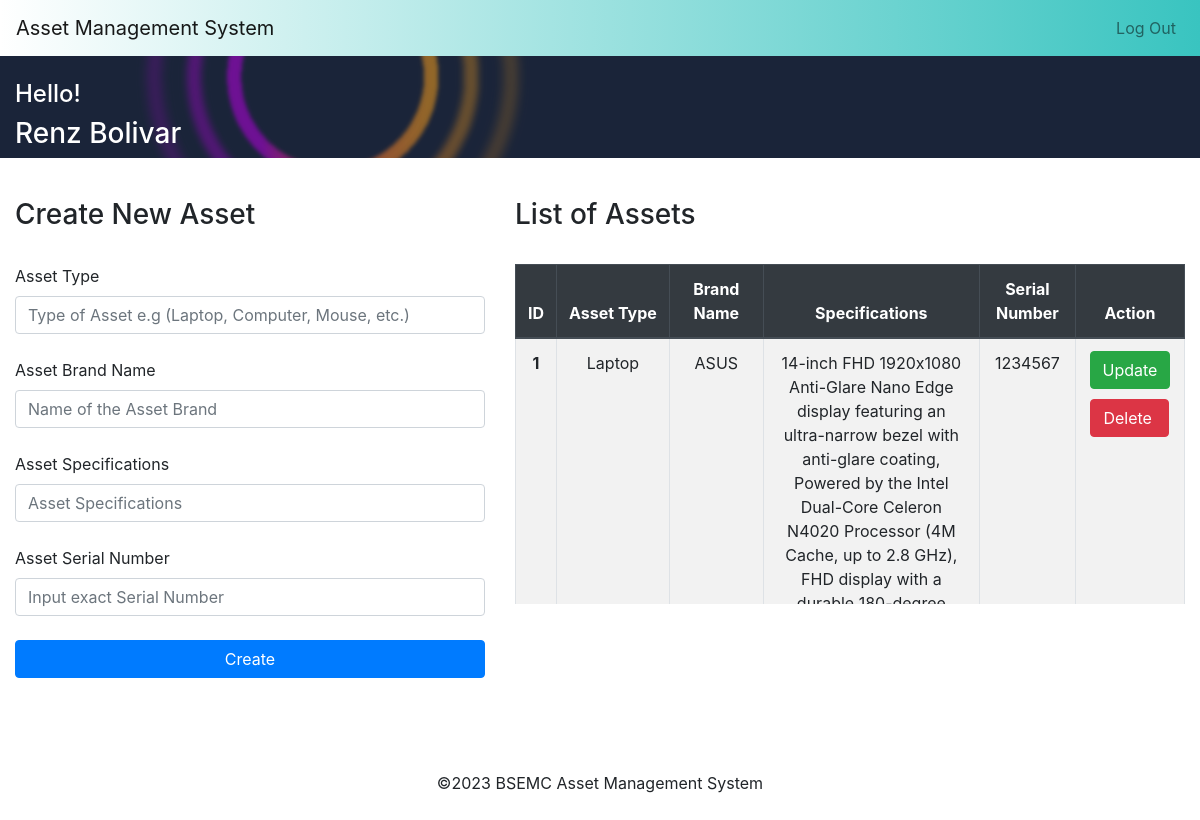
/home.php (signed in), run on the app's committed database.
### tables this page shows
CREATE TABLE `asset` (
  `id` int(11) NOT NULL,
  `device` varchar(255) NOT NULL,
  `brand` varchar(255) NOT NULL,
  `specs` varchar(255) NOT NULL,
  `serialno` int(255) NOT NULL
);

### php/asset.php (called while the page is built)
<?php
if (isset($_SESSION['username']) && isset($_SESSION['id'])) {
$sql = "SELECT * FROM asset ORDER BY id ASC";
$res = mysqli_query($conn, $sql);
}
else{
	header("Location: index.php");
}

### home.php (the view, shortened to what this page needs)
<?php
include "db_conn.php";
if (isset($_SESSION['username']) && isset($_SESSION['id'])) { ?>
<!DOCTYPE html>
<html>
<head>
  	<link rel="stylesheet" href="https://cdn.jsdelivr.net/npm/bootstrap@4.6.2/dist/css/bootstrap.min.css">
</head>
<body>
<nav class="navbar navbar-expand-md navbar-light navcustom">
  	<a class="navbar-brand">Asset Management System</a>
  	<div class="collapse navbar-collapse" id="collapsibleNavbar">
    		<ul class="navbar-nav ml-auto">
      		<li class="nav-item">
        			<a class="nav-link" href="logout.php">Log Out</a>
      		</li>
    		</ul>
  	</div>
</nav>
<div class="container-fluid bg-image" style="background-image: url('img/bg2.png'); width: 100%;">
	<div class="row">
		<div class="col-sm-12">
      		<?php if ($_SESSION['role'] == 'Admin') {?>
			<br><h4 style="color: white;">Hello!</h4><h3 style="color: white;"><?=$_SESSION['name']?></h3>
		</div>
	</div>
</div>
<div class="container-fluid" style="margin-top:40px;">
	<form action="php/createU.php" method="post">
		<div class="row">
			<div class="col-sm-5">
				<h3>Create New User</h3><br>
				<?php if (isset($_GET['error'])) { ?>
				<div class="alert alert-danger" role="alert">
				<?php echo $_GET['error']; ?>
				</div>
				<?php } ?>
				<?php if (isset($_GET['created'])) { ?>
				<div class="alert alert-success" role="alert">
				<?= htmlspecialchars($_GET['created']); ?>
				</div>
				<?php } ?>
				<label> Name </label>
				<input type="text" class="form-control" id="name" name="name" placeholder="Complete Name" autocomplete="off"><br>
				<label> Username </label>
				<input type="text" class="form-control" id="username" name="username" placeholder="Preferred Username" autocomplete="off"><br>
				<label> Password </label>
				<input type="password" class="form-control" id="password" name="password" placeholder="Password" autocomplete="off"><br>
				<label> User Type </label>
				<select class="form-control" name="role">
					<option disabled>Please select..</option>
					<option>Supervisor</option>
					<option>Admin</option>
					<option>IT Staff</option>
					<option>Agent</option>
				</select><br>
				<button type="submit" class="btn btn-primary" name="create" style="width:100%; margin-bottom: 30px;">Create</button>
	</form>
</div>
<div class="col-sm-7">
	<?php include 'php/members.php';
      if (mysqli_num_rows($res) > 0) {?>
		<h3>User Accounts</h3><br>
		<?php if (isset($_GET['success'])) { ?>
		<div class="alert alert-success" role="alert">
			<?= htmlspecialchars($_GET['success']); ?>
		</div>
		<?php } ?>
		<?php if (isset($_GET['deleted'])) { ?>
		<div class="alert alert-success" role="alert">
			<?= htmlspecialchars($_GET['deleted']); ?>
		</div>
		<?php } ?>
		<div class="table-responsive table-wrapper">
			<table class="table text-center table table-striped table-bordered">
				<thead class="thead-dark">
					<tr>
						<th scope="col">ID</th>
						<th scope="col">Name</th>
						<th scope="col">User Name</th>
						<th scope="col">Role</th>
						<th scope="col">Action</th>
					</tr>
				</thead>
				<tbody>
				<?php
				$i =1;
				  	while ($rows = mysqli_fetch_assoc($res)) {?>
				   	<tr>
				      	<th scope="row"><?=$i?></th>
				      	<td><?=$rows['name']?></td>
				      	<td><?=$rows['username']?></td>
				      	<td><?=$rows['role']?></td>
				      	<td><a href="updateusers.php?id=<?=$rows['id']?>" class="btn btn-success" style="margin-bottom: 10px;">Update</a>
				      		<a href="php/deleteU.php?id=<?=$rows['id']?>" class="btn btn-danger" style="margin-bottom: 10px;">&nbsp;Delete&nbsp;</a>
			      		</td>
				   	</tr>
				<?php $i++; }?>
				</tbody>
			</table>
		</div>
		<?php }?>
	</div>
</div>
<div class="container-fluid">
	<div class="row">
		<div class="col-sm-12">
      		<?php } else if ($_SESSION['role'] == 'Supervisor'){ ?>
			<br><h4 style="color: white;">Hello!</h4><h3 style="color: white;"><?=$_SESSION['name']?></h3>
		</div>
	</div>
</div>
<div class="container-fluid" style="margin-top:40px;">
	<form action="php/createA.php" method="post">
		<div class="row">
			<div class="col-sm-5">
				<h3>Create New Asset</h3><br>
				<label> Asset Type </label>
				<input type="text" class="form-control" id="device" name="device" placeholder="Type of Asset e.g (Laptop, Computer, Mouse, etc.)" autocomplete="off"><br>
				<label for="brand"> Asset Brand Name </label>
				<input type="text" class="form-control" id="brand" name="brand" placeholder="Name of the Asset Brand" autocomplete="off" oninput="this.value = this.value.toUpperCase();"><br>
				<label> Asset Specifications </label>
				<input type="text" class="form-control" id="specs" name="specs" placeholder="Asset Specifications" autocomplete="off"><br>
				<label> Asset Serial Number </label>
				<input type="text" class="form-control" id="serialno" name="serialno" placeholder="Input exact Serial Number" autocomplete="off" maxlength="7"><br>
				<button type="submit" class="btn btn-primary" name="create" style="width:100%; margin-bottom: 30px;">Create</button>
	</form>
</div>
<div class="col-sm-7">
	<?php include 'php/asset.php';
      if (mysqli_num_rows($res) > 0) {?>
	<h3>List of Assets</h3><br>
	<div class="table-responsive table-wrapper2">
		<table class="table text-center table table-striped table-bordered">
			<thead class="thead-dark">
				<tr>
					<th scope="col">ID</th>
					<th scope="col">Asset Type</th>
					<th scope="col">Brand Name</th>
					<th scope="col">Specifications</th>
					<th scope="col">Serial Number</th>
					<th scope="col">Action</th>
				</tr>
			</thead>
			<tbody>
	<?php
			$i =1;
				while ($rows = mysqli_fetch_assoc($res)) {?>
				<tr>
				    <th scope="row"><?=$i?></th>
				    <td><?=$rows['device']?></td>
				    <td><?=$rows['brand']?></td>
				    <td><?=$rows['specs']?></td>
				    <td><?=$rows['serialno']?></td>
				    <td><a href="updateAss.php?id=<?=$rows['id']?>" class="btn btn-success" style="margin-bottom: 10px;">Update</a>
				     		<a href="php/deleteAss.php?id=<?=$rows['id']?>" class="btn btn-danger" style="margin-bottom: 10px;"> Delete&nbsp;</a>
			     	</td>
				</tr>
	<?php $i++; }?>
			</tbody>
		</table>
	</div>
	<?php }?>
</div>
      		<?php } else if ($_SESSION['role'] == 'IT Staff'){ ?>
			<br><h4 style="color: white;">Hello!</h4><h3 style="color: white;"><?=$_SESSION['name']?></h3>
		</div>
	</div>
</div>
<div class="container-fluid">
	<?php include 'php/reqdev.php';
      if (mysqli_num_rows($res) > 0) {?>
	<br><br><h3>IT Staff Management</h3><br>
	<?php if (isset($_GET['updated'])) { ?>
	<div class="alert alert-success" role="alert">
		<?= htmlspecialchars($_GET['updated']); ?>
	</div>
	<?php } ?>
	<div class="table-responsive table-wrapper2">
		<table class="table text-center table table-striped table-bordered">
			<thead class="thead-dark">
				<tr>
					<th scope="col">ID</th>
					<th scope="col">Agent Name</th>
					<th scope="col">Asset</th>
					<th scope="col">Asset Brand</th>
					<th scope="col">Specifications</th>
					<th scope="col">Serial Number</th>
					<th scope="col">Date Requested</th>
					<th scope="col">Date Released</th>
					<th scope="col">Status</th>
					<th scope="col">Action</th>
				</tr>
			</thead>
			<tbody>
	<?php
			$i =1;
				while ($rows = mysqli_fetch_assoc($res)) {?>
				<tr>
				      <th scope="row"><?=$i?></th>
				      <td><?=$rows['agent']?></td>
				      <td><?=$rows['device']?></td>
				      <td><?=$rows['brand']?></td>
				      <td><?=$rows['specs']?></td>
				      <td><?=$rows['serialno']?></td>
				      <td><?=$rows['currentdate']?></td>
				      <td><?=$rows['daterel']?></td>
				      <td><?=$rows['status']?></td>
				      <td><a href="updatereqdev.php?id=<?=$rows['id']?>" class="btn btn-success" style="margin-bottom: 10px;">Update</a>
				      	<a href="php/deleteReq.php?id=<?=$rows['id']?>" class="btn btn-danger" style="margin-bottom: 10px;"> Delete&nbsp;</a>
			      	</td>
				</tr>
	<?php $i++; }?>
			</tbody>
		</table>
	</div>
	<?php }?>
</div>
</div>
	</div>
</div>
<div class="container-fluid">
	<div class="row">
		<div class="col-sm-12">
    <?php } ?>
<footer class="page-footer font-small blue">
  	<div class="text-center d-flex justify-content-center align-items-center" style="height: 90px; margin-top: 30px;">
    	<span>©2023 BSEMC Asset Management System</span>
  	</div>
</footer>
</body>
</html>
<?php }else{
	header("Location: index.php");
} ?>

### home.php (style rules this page uses)
.navcustom { background-image: linear-gradient(to right, rgba(255,0,0,0), rgba(57, 196, 192)); }
.table-wrapper2 { width: 100%; height: 340px; overflow: auto; }

### data on the page
asset: device "Laptop", brand "ASUS", specs "14-inch FHD 1920x1080 Anti-Glare Nano Edge display featuring an ultra-narrow bezel with anti-glare coating, Powered by the Intel Dual-Core Celeron N4020 Processor (4M Cache, up to 2.8 GHz), FHD display with a…", serialno "1234567"

### other printed values
$_SESSION['name'] "Renz Bolivar"
